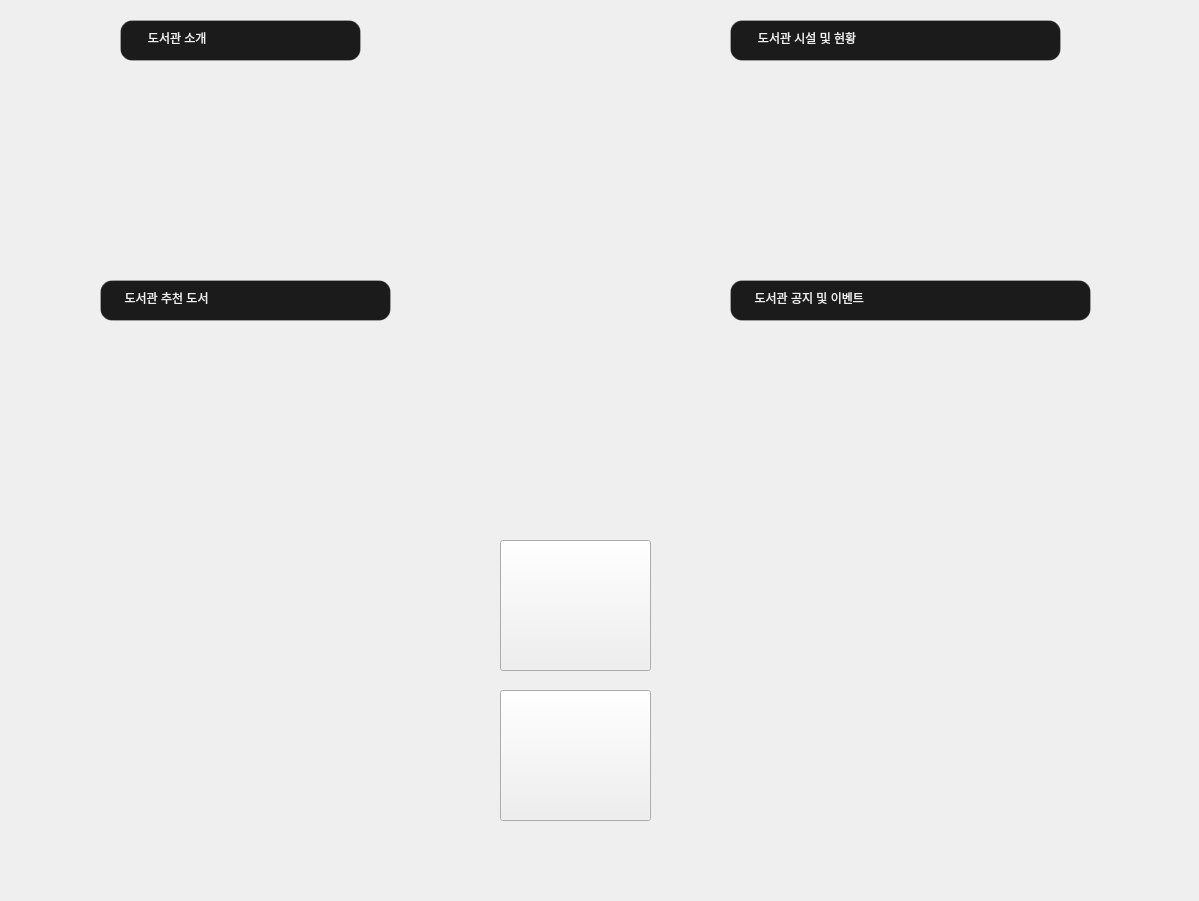
<?xml version="1.0" encoding="UTF-8"?>
<ui version="4.0">
 <class>Form</class>
 <widget class="QWidget" name="Form">
  <property name="geometry">
   <rect>
    <x>0</x>
    <y>0</y>
    <width>1199</width>
    <height>901</height>
   </rect>
  </property>
  <property name="windowTitle">
   <string>Form</string>
  </property>
  <widget class="QWidget" name="widget" native="true">
   <property name="geometry">
    <rect>
     <x>0</x>
     <y>80</y>
     <width>541</width>
     <height>201</height>
    </rect>
   </property>
   <layout class="QVBoxLayout" name="verticalLayout">
    <property name="spacing">
     <number>5</number>
    </property>
    <property name="leftMargin">
     <number>5</number>
    </property>
    <property name="topMargin">
     <number>5</number>
    </property>
    <property name="rightMargin">
     <number>5</number>
    </property>
    <property name="bottomMargin">
     <number>5</number>
    </property>
    <item>
     <widget class="QStackedWidget" name="stackedWidget">
      <property name="currentIndex">
       <number>1</number>
      </property>
      <widget class="QWidget" name="page"/>
      <widget class="QWidget" name="page_2"/>
     </widget>
    </item>
   </layout>
  </widget>
  <widget class="QPushButton" name="pushButton">
   <property name="geometry">
    <rect>
     <x>500</x>
     <y>540</y>
     <width>151</width>
     <height>131</height>
    </rect>
   </property>
   <property name="text">
    <string/>
   </property>
   <property name="icon">
    <iconset resource="../../PycharmProjects/test/icons.qrc">
     <normaloff>:/newPrefix/r.png</normaloff>:/newPrefix/r.png</iconset>
   </property>
   <property name="iconSize">
    <size>
     <width>160</width>
     <height>203</height>
    </size>
   </property>
  </widget>
  <widget class="QLineEdit" name="lineEdit">
   <property name="geometry">
    <rect>
     <x>120</x>
     <y>20</y>
     <width>241</width>
     <height>41</height>
    </rect>
   </property>
   <property name="styleSheet">
    <string notr="true">QLineEdit{
	background-color:rgb(27,27,27);
	border-radius:12px;
	color:rgb(240,240,240);
	padding-left:15px;
	border: 1px solid rgba(255, 255, 255, 50);
	font: 24pt &quot;Agency FB&quot;;
}
QLineEdit:focus{
	border: 1px solid rgba(99, 173, 229, 150);
}</string>
   </property>
   <property name="text">
    <string>   도서관 소개</string>
   </property>
  </widget>
  <widget class="QWidget" name="widget_2" native="true">
   <property name="geometry">
    <rect>
     <x>640</x>
     <y>80</y>
     <width>481</width>
     <height>191</height>
    </rect>
   </property>
   <layout class="QVBoxLayout" name="verticalLayout_2">
    <item>
     <widget class="QStackedWidget" name="stackedWidget_2">
      <widget class="QWidget" name="page_3"/>
      <widget class="QWidget" name="page_4"/>
     </widget>
    </item>
   </layout>
  </widget>
  <widget class="QWidget" name="widget_3" native="true">
   <property name="geometry">
    <rect>
     <x>10</x>
     <y>333</y>
     <width>531</width>
     <height>201</height>
    </rect>
   </property>
   <layout class="QVBoxLayout" name="verticalLayout_3">
    <item>
     <widget class="QStackedWidget" name="stackedWidget_3">
      <widget class="QWidget" name="page_5"/>
      <widget class="QWidget" name="page_6"/>
     </widget>
    </item>
   </layout>
  </widget>
  <widget class="QWidget" name="widget_4" native="true">
   <property name="geometry">
    <rect>
     <x>640</x>
     <y>343</y>
     <width>481</width>
     <height>191</height>
    </rect>
   </property>
   <layout class="QVBoxLayout" name="verticalLayout_4">
    <item>
     <widget class="QStackedWidget" name="stackedWidget_4">
      <property name="currentIndex">
       <number>1</number>
      </property>
      <widget class="QWidget" name="page_7"/>
      <widget class="QWidget" name="page_8"/>
     </widget>
    </item>
   </layout>
  </widget>
  <widget class="QPushButton" name="pushButton_2">
   <property name="geometry">
    <rect>
     <x>500</x>
     <y>690</y>
     <width>151</width>
     <height>131</height>
    </rect>
   </property>
   <property name="text">
    <string/>
   </property>
   <property name="icon">
    <iconset resource="../../PycharmProjects/test/icons.qrc">
     <normaloff>:/newPrefix/d.png</normaloff>:/newPrefix/d.png</iconset>
   </property>
   <property name="iconSize">
    <size>
     <width>130</width>
     <height>150</height>
    </size>
   </property>
  </widget>
  <widget class="QLineEdit" name="lineEdit_5">
   <property name="geometry">
    <rect>
     <x>730</x>
     <y>20</y>
     <width>331</width>
     <height>41</height>
    </rect>
   </property>
   <property name="styleSheet">
    <string notr="true">QLineEdit{
	background-color:rgb(27,27,27);
	border-radius:12px;
	color:rgb(240,240,240);
	padding-left:15px;
	border: 1px solid rgba(255, 255, 255, 50);
	font: 24pt &quot;Agency FB&quot;;
}
QLineEdit:focus{
	border: 1px solid rgba(99, 173, 229, 150);
}</string>
   </property>
   <property name="text">
    <string>   도서관 시설 및 현황</string>
   </property>
  </widget>
  <widget class="QLineEdit" name="lineEdit_2">
   <property name="geometry">
    <rect>
     <x>100</x>
     <y>280</y>
     <width>291</width>
     <height>41</height>
    </rect>
   </property>
   <property name="styleSheet">
    <string notr="true">QLineEdit{
	background-color:rgb(27,27,27);
	border-radius:12px;
	color:rgb(240,240,240);
	padding-left:15px;
	border: 1px solid rgba(255, 255, 255, 50);
	font: 24pt &quot;Agency FB&quot;;
}
QLineEdit:focus{
	border: 1px solid rgba(99, 173, 229, 150);
}</string>
   </property>
   <property name="text">
    <string>  도서관 추천 도서</string>
   </property>
  </widget>
  <widget class="QLineEdit" name="lineEdit_3">
   <property name="geometry">
    <rect>
     <x>730</x>
     <y>280</y>
     <width>361</width>
     <height>41</height>
    </rect>
   </property>
   <property name="styleSheet">
    <string notr="true">QLineEdit{
	background-color:rgb(27,27,27);
	border-radius:12px;
	color:rgb(240,240,240);
	padding-left:15px;
	border: 1px solid rgba(255, 255, 255, 50);
	font: 24pt &quot;Agency FB&quot;;
}
QLineEdit:focus{
	border: 1px solid rgba(99, 173, 229, 150);
}</string>
   </property>
   <property name="text">
    <string>  도서관 공지 및 이벤트</string>
   </property>
  </widget>
 </widget>
 <resources>
  <include location="../../PycharmProjects/test/icons.qrc"/>
 </resources>
 <connections>
  <connection>
   <sender>pushButton</sender>
   <signal>clicked()</signal>
   <receiver>Form</receiver>
   <slot>showmain()</slot>
   <hints>
    <hint type="sourcelabel">
     <x>624</x>
     <y>631</y>
    </hint>
    <hint type="destinationlabel">
     <x>682</x>
     <y>624</y>
    </hint>
   </hints>
  </connection>
  <connection>
   <sender>pushButton_2</sender>
   <signal>clicked()</signal>
   <receiver>Form</receiver>
   <slot>showsub()</slot>
   <hints>
    <hint type="sourcelabel">
     <x>586</x>
     <y>742</y>
    </hint>
    <hint type="destinationlabel">
     <x>728</x>
     <y>726</y>
    </hint>
   </hints>
  </connection>
 </connections>
 <slots>
  <slot>showmain()</slot>
  <slot>showsub()</slot>
 </slots>
</ui>
